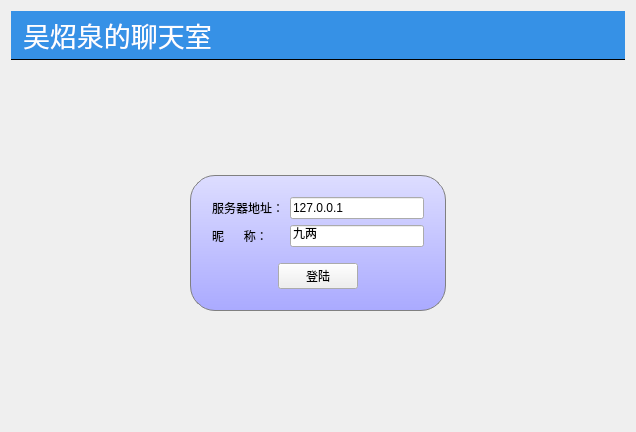
<?xml version="1.0" encoding="UTF-8"?>
<ui version="4.0">
 <class>MainWindow</class>
 <widget class="QMainWindow" name="MainWindow">
  <property name="geometry">
   <rect>
    <x>0</x>
    <y>0</y>
    <width>636</width>
    <height>432</height>
   </rect>
  </property>
  <property name="windowTitle">
   <string>聊天室客户端</string>
  </property>
  <property name="styleSheet">
   <string notr="true">#titleLabel{
background: white;
border:none;
border-bottom: 1px solid black;
padding:5px;
font: 20pt&quot;黑体&quot;;
color:rgb(255,255,255);
background-color:rgba(54,145,230,255);
}

#mainFrame {
border: none;
background: white;
}

#loginFrame {
background: qlineargradient(x1: 0,y1:0,x2:0,y2:1,stop: 0 #ddf, stop: 1 #aaf);
border: 1px solid gray;
padding: 10px;
border-radius: 25px;
}
</string>
  </property>
  <widget class="QWidget" name="centralWidget">
   <layout class="QVBoxLayout" name="verticalLayout">
    <item>
     <widget class="QLabel" name="titleLabel">
      <property name="minimumSize">
       <size>
        <width>50</width>
        <height>30</height>
       </size>
      </property>
      <property name="font">
       <font>
        <family>黑体</family>
        <pointsize>20</pointsize>
        <weight>50</weight>
        <italic>false</italic>
        <bold>false</bold>
       </font>
      </property>
      <property name="styleSheet">
       <string notr="true"/>
      </property>
      <property name="text">
       <string>吴炤泉的聊天室</string>
      </property>
     </widget>
    </item>
    <item>
     <widget class="QStackedWidget" name="stackedWidget">
      <property name="currentIndex">
       <number>1</number>
      </property>
      <widget class="QWidget" name="chatPage">
       <layout class="QVBoxLayout" name="verticalLayout_2">
        <item>
         <layout class="QHBoxLayout" name="horizontalLayout">
          <item>
           <widget class="QTextEdit" name="roomTextEdit"/>
          </item>
          <item>
           <widget class="QListWidget" name="userListWidget">
            <property name="maximumSize">
             <size>
              <width>120</width>
              <height>16777215</height>
             </size>
            </property>
           </widget>
          </item>
         </layout>
        </item>
        <item>
         <layout class="QHBoxLayout" name="horizontalLayout_2">
          <item>
           <widget class="QLineEdit" name="sayLineEdit"/>
          </item>
          <item>
           <widget class="QPushButton" name="sayButton">
            <property name="text">
             <string>发送</string>
            </property>
           </widget>
          </item>
          <item>
           <widget class="QPushButton" name="logoutButton">
            <property name="text">
             <string>退出</string>
            </property>
           </widget>
          </item>
         </layout>
        </item>
       </layout>
      </widget>
      <widget class="QWidget" name="loginPage">
       <layout class="QGridLayout" name="gridLayout_3">
        <item row="0" column="1">
         <spacer name="verticalSpacer_2">
          <property name="orientation">
           <enum>Qt::Vertical</enum>
          </property>
          <property name="sizeHint" stdset="0">
           <size>
            <width>20</width>
            <height>99</height>
           </size>
          </property>
         </spacer>
        </item>
        <item row="1" column="0">
         <spacer name="horizontalSpacer_3">
          <property name="orientation">
           <enum>Qt::Horizontal</enum>
          </property>
          <property name="sizeHint" stdset="0">
           <size>
            <width>165</width>
            <height>20</height>
           </size>
          </property>
         </spacer>
        </item>
        <item row="1" column="1">
         <widget class="QFrame" name="loginFrame">
          <property name="frameShape">
           <enum>QFrame::StyledPanel</enum>
          </property>
          <property name="frameShadow">
           <enum>QFrame::Raised</enum>
          </property>
          <layout class="QGridLayout" name="gridLayout_2">
           <item row="0" column="0" colspan="3">
            <layout class="QGridLayout" name="gridLayout">
             <item row="0" column="0">
              <widget class="QLabel" name="label_2">
               <property name="text">
                <string>服务器地址：</string>
               </property>
              </widget>
             </item>
             <item row="0" column="1">
              <widget class="QLineEdit" name="serverEdit">
               <property name="text">
                <string>127.0.0.1</string>
               </property>
              </widget>
             </item>
             <item row="1" column="0">
              <widget class="QLabel" name="label_3">
               <property name="text">
                <string>昵      称：</string>
               </property>
              </widget>
             </item>
             <item row="1" column="1">
              <widget class="QLineEdit" name="usernameEdit">
               <property name="text">
                <string>九两</string>
               </property>
              </widget>
             </item>
            </layout>
           </item>
           <item row="1" column="1">
            <spacer name="verticalSpacer">
             <property name="orientation">
              <enum>Qt::Vertical</enum>
             </property>
             <property name="sizeType">
              <enum>QSizePolicy::Fixed</enum>
             </property>
             <property name="sizeHint" stdset="0">
              <size>
               <width>20</width>
               <height>10</height>
              </size>
             </property>
            </spacer>
           </item>
           <item row="2" column="0">
            <spacer name="horizontalSpacer">
             <property name="orientation">
              <enum>Qt::Horizontal</enum>
             </property>
             <property name="sizeHint" stdset="0">
              <size>
               <width>60</width>
               <height>20</height>
              </size>
             </property>
            </spacer>
           </item>
           <item row="2" column="1">
            <widget class="QPushButton" name="loginButton">
             <property name="text">
              <string>登陆</string>
             </property>
            </widget>
           </item>
           <item row="2" column="2">
            <spacer name="horizontalSpacer_2">
             <property name="orientation">
              <enum>Qt::Horizontal</enum>
             </property>
             <property name="sizeHint" stdset="0">
              <size>
               <width>60</width>
               <height>20</height>
              </size>
             </property>
            </spacer>
           </item>
          </layout>
         </widget>
        </item>
        <item row="1" column="2">
         <spacer name="horizontalSpacer_4">
          <property name="orientation">
           <enum>Qt::Horizontal</enum>
          </property>
          <property name="sizeHint" stdset="0">
           <size>
            <width>164</width>
            <height>20</height>
           </size>
          </property>
         </spacer>
        </item>
        <item row="2" column="1">
         <spacer name="verticalSpacer_3">
          <property name="orientation">
           <enum>Qt::Vertical</enum>
          </property>
          <property name="sizeHint" stdset="0">
           <size>
            <width>20</width>
            <height>100</height>
           </size>
          </property>
         </spacer>
        </item>
       </layout>
      </widget>
     </widget>
    </item>
   </layout>
  </widget>
 </widget>
 <layoutdefault spacing="6" margin="11"/>
 <resources/>
 <connections/>
</ui>
